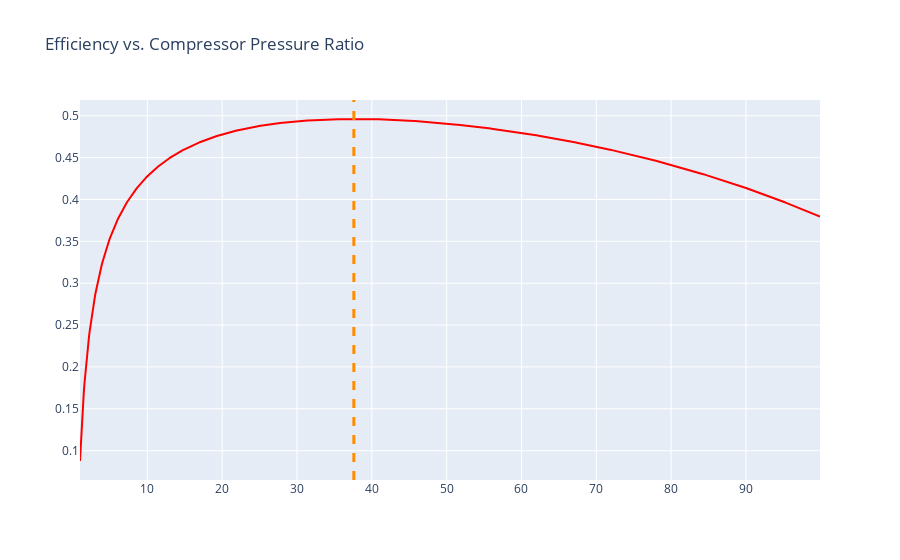

The notebook cell this image was saved under:
### Markdown cell above
### Goal is to create graph's finding the optimal parameters for the Engine

#### Create functions to loop through class and get thermal efficiency for many compressor ratios

### Code cell
def get_efficiency_vary_rp(rp):
    turbo = turbojet_engine()
    turbo.rp = rp
    turbo.cycle_analysis()
    turbo.perform_analysis()
    return turbo.eta_th

rp_arr = np.arange(start = 1, stop = 100, step = 0.1)
eta_th_arr = np.array([])
for i in range(len(rp_arr)):
    eta_th_arr = np.append(eta_th_arr, get_efficiency_vary_rp(rp_arr[i]))

fig = go.Figure()
fig.add_trace(go.Scatter(
    x=rp_arr,
    y=eta_th_arr,
    marker_color='red',
    name='Efficiency (%)'
))

fig.add_vline(x=rp_arr[np.argmax(eta_th_arr)], line_width=3, line_dash="dash", line_color="DarkOrange")

fig.update_layout(
    title_text = 'Efficiency vs. Compressor Pressure Ratio'
)

fig.show()

### Figure 1 — Plotly figure (JSON) as saved in the notebook; plotly's stock layout.template omitted (floating-point values rounded to 4 significant figures; data arrays with more than 128 entries replaced by an {"elided": "..."} marker saying what was removed)
{"data": [{"marker": {"color": "red"}, "name": "Efficiency (%)", "type": "scatter", "x": {"elided": "990 float values"}, "y": {"elided": "990 float values"}}], "layout": {"shapes": [{"line": {"color": "DarkOrange", "dash": "dash", "width": 3}, "type": "line", "x0": 37.6, "x1": 37.6, "xref": "x", "y0": 0, "y1": 1, "yref": "y domain"}], "title": {"text": "Efficiency vs. Compressor Pressure Ratio"}}}
